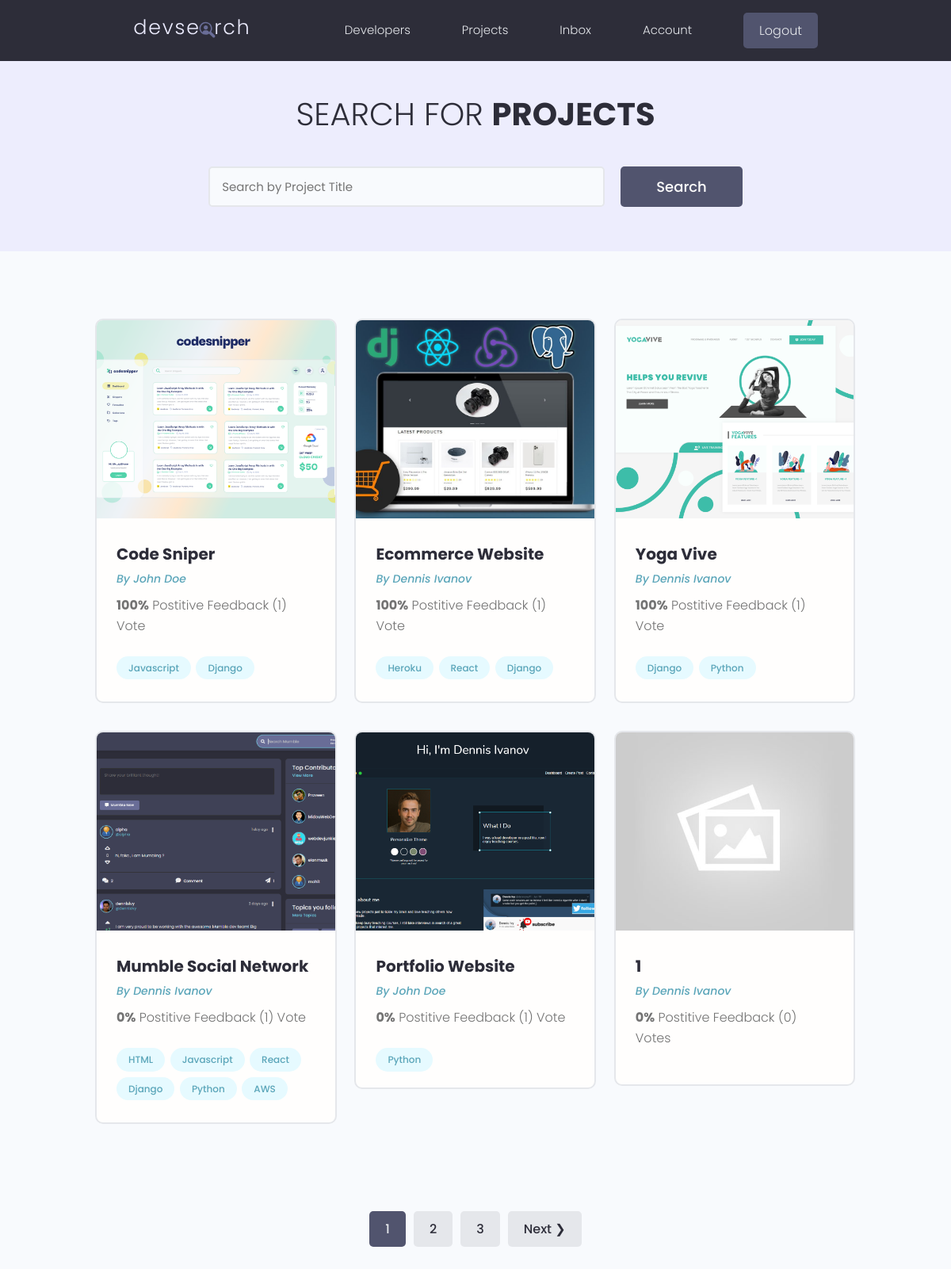
Page /projects/ (signed in) on the committed database.
### projects/models.py (models this page shows, shortened)
class Project(models.Model):
    owner = models.ForeignKey(Profile, null=True, blank=True, on_delete=models.CASCADE) # on_delete == models.CASCADE so the projects get deleted when the owner gets deleted.
    title = models.CharField(max_length=200)
    description = models.TextField(null=True, blank = True)
    featured_image = models.ImageField(null=True, blank=True, default="default.jpg") # profile picture and default image , also pip install pillow
    demo_link = models.CharField(max_length=2000, null=True, blank=True)
    source_link = models.CharField(max_length=2000, null=True , blank=True)
    tags = models.ManyToManyField('Tag',blank=True) # tag in quotes because the Tag model is below, if its above no need quotes
    vote_total = models.IntegerField(default=0,null=True,blank=True)
    vote_ratio = models.IntegerField(default=0,null=True,blank=True)
    created = models.DateTimeField(auto_now_add=True)
    id = models.UUIDField(default=uuid.uuid4, unique=True, primary_key=True, editable=False)
    class Meta:
        ordering = ['-vote_ratio','-vote_total', 'title'] #high ratio and high total will be sorted first
    @property #you can access as an attribute because you used @property method
    def imageURL(self):
        try:
            url = self.featured_image.url
        except:
            url=''
        return url

class Tag(models.Model):
    name = models.CharField(max_length=200)
    created = models.DateTimeField(auto_now_add=True)
    id = models.UUIDField(default=uuid.uuid4, unique=True, primary_key=True, editable=False)
    def __str__(self) :
        return self.name

### users/models.py (models this page shows, shortened)
class Profile(models.Model):
    user = models.OneToOneField(User, on_delete=models.CASCADE, null=True, blank=True)
    name = models.CharField(max_length=200, blank=True, null=True)
    email = models.EmailField(max_length=500, blank=True, null=True)
    username = models.CharField(max_length=200, blank=True, null=True)
    location = models.CharField(max_length=200, blank=True, null=True)
    short_intro = models.CharField(max_length=200, blank=True, null=True)
    bio = models.TextField(blank=True, null=True)
    profile_image = models.ImageField(null=True, blank=True, upload_to='profiles/', default="profiles/user-default.png") # upload it to the profiles folder under static
    social_github = models.CharField(max_length=200, blank=True, null=True)
    social_twitter = models.CharField(max_length=200, blank=True, null=True)
    social_linkedin = models.CharField(max_length=200, blank=True, null=True)
    social_youtube= models.CharField(max_length=200, blank=True, null=True)
    social_website = models.CharField(max_length=200, blank=True, null=True)
    created = models.DateTimeField(auto_now_add=True)
    id = models.UUIDField(default=uuid.uuid4, unique=True, primary_key=True, editable=False)
    class Meta:
        ordering = ['created']

### projects/views.py (the view)
# urls.py: path('projects/',views.getProjects), # get all projects
def projects(request):
    projects, search_query = searchProjects(request)
    custom_range, projects = paginateProjects(request, projects, 6)  #6 number of projects per page
    context = {'projects':projects, 'search_query':search_query,  'custom_range':custom_range}
    return render(request,'projects/projects.html',context) #appname/htmlpage

### projects/utils.py (called while the page is built)
def searchProjects(request):
    search_query = ''
    if request.GET.get('search_query'): #getting the Search value
        search_query = request.GET.get('search_query')
    tags = Tag.objects.filter(name__icontains=search_query)
    projects = Project.objects.distinct().filter(Q(title__icontains = search_query) | Q(description__icontains = search_query)|Q(owner__name__icontains = search_query) | Q(tags__in = tags)) #into parent owner-->into attribute bane
    return projects , search_query

### projects/templates/projects/projects.html (shortened to what this page needs)
{% extends 'main.html' %}
{% block content %}
<main class="projects">
    <section class="hero-section text-center">
      <div class="container container--narrow">
        <div class="hero-section__box">
          <h2>Search for <span>Projects</span></h2>
        </div>
        <div class="hero-section__search">
          <form id="searchForm" class="form" action="{% url 'projects' %}" method="get">
            <div class="form__field">
              <input class="input input--text" id="formInput#search" type="text" name="search_query"
                value="{{search_query}}" placeholder="Search by Project Title" />
            </div>
            <input class="btn btn--sub btn--lg" type="submit" value="Search" />
          </form>
        </div>
      </div>
    </section>
    <section class="projectsList">
      <div class="container">
        <div class="grid grid--three">
          {% for project in projects %}
          <div class="column">
            <div class="card project">
              <a href="{% url 'project' project.id %}" class="project">
                <img class="project__thumbnail" src="{{project.imageURL}}" alt="project thumbnail" />
                <div class="card__body">
                  <h3 class="project__title">{{project.title}}</h3>
                  <p><a class="project__author" href="{% url 'user-profile' project.owner.id %}">By {{project.owner.name}}</a></p>
                  <p class="project--rating">
                    <span style="font-weight: bold;">{{project.vote_ratio}}%</span> Postitive
                    Feedback ({{project.vote_total}}) Vote{{project.vote_total|pluralize:"s"}}
                  </p>
                  <div class="project__tags">
                    {% for tag in project.tags.all %}
                    <span class="tag tag--pill tag--main">
                      <small>{{tag}}</small>
                    </span>
                    {% endfor %}
                  </div>
                </div>
              </a>
            </div>
          </div>
          {% endfor %}
        </div>
      </div>
    </section>
    {% include 'pagination.html' with queryset=projects custom_range=custom_range %}
  </main>
{% endblock content %}

### static/styles/app.css (style rules this page uses)
:root { --color-sub: #2d2d39; }
.btn--sub { background-color: var(--color-sub-light); }
.card { border: 2px solid var(--color-light); }
img { width: 100%; }
.hero-section { height: 40vh; display: flex; align-items: center; background-color: var(--color-sub); }
.hero-section__box { margin-bottom: 4rem; }
.hero-section__box > h2, .hero-section__box > h2 > span { font-size: 4rem; color: var(--color-light); line-height: 1.3; text-transform: uppercase; }
.hero-section__box > h2 { font-weight: 300; }
.hero-section__box > h2 > span { font-weight: 700; }
.hero-section__search > .form { display: flex; align-items: center; justify-content: center; gap: 2rem; }
.hero-section__search > .form input.input--text { width: 50rem; }
.project__author { font-size: 1.4rem; font-style: italic; }
.project--rating { margin-bottom: 1.6em; margin-top: .5em; }
.projects > .hero-section { background: var(--color-sub-lighter); height: 30vh; }
.projects .hero-section__box { margin-bottom: 2.5rem; }
.projects .hero-section__box > h2 { color: var(--color-sub); }
.projects .hero-section__box > h2 > span { font-weight: 700; color: var(--color-sub); }
.projectsList { margin-top: 8rem; }
.project__thumbnail { height: 25rem; object-fit: cover; object-position: top center; }
.project__title { font-size: 2rem; font-weight: 700; color: var(--color-sub); }

### static/uikit/styles/modules/_variables.css (style rules this page uses)
:root { --color-main: #5aa5b9; --color-main-light: #e6faff; --color-sub: #3f4156; --color-sub-light: #51546e; --color-sub-lighter: #ededfd; --color-text: #737373; --color-gray: #8b8b8b; --color-light: #e5e7eb; --color-light-gray: #767676; --color-bg: #f8fafd; --color-white: #fffefd; --color-white-light: #f3f3f3; --color-success: #359e64; --color-success-bg: #def8e8; --color-error: #fc4b0b; --color-error-bg: #fff2ee; --font-base: 'Poppins', arial, helvetica, 'Segoe UI', roboto, ubuntu, sans-serif; --font-monospace: 'Fira Code', 'Courier New', courier, monospace; --font-regular: 300; --font-medium: 500; --font-bold: 700; --generic-shadow: 1px 1px 5px #00000010; --generic-transition: all 0.3s ease-in-out; }

### static/uikit/styles/modules/_base.css (style rules this page uses)
* { margin: 0; padding: 0; box-sizing: border-box; text-rendering: optimizeLegibility; color: inherit; font-size: inherit; }
html { font-size: 50%; }
@media only screen and (min-width: 480px) { html { font-size: 56.25%; } }
@media only screen and (min-width: 1200px) { html { font-size: 62.5%; } }
body { line-height: 1.6; font-weight: 400; font-size: 1.5rem; color: var(--color-text); background-color: var(--color-bg); min-height: 100vh; }

### static/uikit/styles/modules/_typography.css (style rules this page uses)
* { font-family: var(--font-base); }
h2 { font-size: 3.6rem; font-weight: var(--font-bold); }
h3 { font-size: 3.2rem; font-weight: var(--font-medium); }
p, span, strong { font-size: 1.6rem; color: var(--color-text); font-weight: var(--font-regular); }
a { padding-bottom: 2px; text-decoration: none; display: inline-block; color: var(--color-main); font-weight: var(--font-medium); }

### static/uikit/styles/modules/_utilities.css (style rules this page uses)
.container { width: 92%; max-width: 165rem; margin: 0 auto; box-sizing: border-box; }
.container--narrow { width: 92%; max-width: 120rem; }
@media screen and (min-width: 1000px) { .container { width: 90%; } }
@media screen and (min-width: 1000px) { .container--narrow { width: 85%; } }
@media screen and (min-width: 1200px) { .container { width: 80%; } }
@media screen and (min-width: 1200px) { .container--narrow { width: 72%; } }
.text-center { text-align: center; }

### static/uikit/styles/modules/_button.css (style rules this page uses)
.btn { display: inline-block; position: relative; cursor: pointer; background-color: var(--color-light); font-weight: var(--font-medium); color: var(--color-sub); text-decoration: none; padding: 1rem 2rem; border-radius: 0.5rem; border: none; width: -webkit-fit-content; width: -moz-fit-content; width: fit-content; height: -webkit-fit-content; height: -moz-fit-content; height: fit-content; font-size: 1.6rem; outline-width: 0; outline-color: transparent; -webkit-backface-visibility: hidden; backface-visibility: hidden; transition: all 0.3s ease-in-out; }
.btn--sub { background-color: var(--color-sub); color: var(--color-white); }
.btn--lg { font-size: 1.8rem; padding: 1.2rem 4.5rem; }

### static/uikit/styles/modules/_card.css (style rules this page uses)
.card { border-radius: 1rem; background-color: var(--color-white); border: 1.5px solid var(--color-light); width: auto; height: auto; margin-top: 0.5rem; margin-bottom: 0.5rem; overflow: hidden; }
.card__body, .card__header { padding: 2rem 2.5rem; }

### rows in the picture
Project: imageURL (picture), title "Code Sniper", owner.name "John Doe", vote_ratio "100", vote_total "1"
Tag: name "Javascript"
Tag: name "Django"
Project: imageURL (picture), title "Ecommerce Website", owner.name "Dennis Ivanov", vote_ratio "100", vote_total "1"
Tag: name "Heroku"
Tag: name "React"
Project: imageURL (picture), title "Yoga Vive", owner.name "Dennis Ivanov", vote_ratio "100", vote_total "1"
Tag: name "Python"
Project: imageURL (picture), title "Mumble Social Network", owner.name "Dennis Ivanov", vote_ratio "0", vote_total "1"
Tag: name "HTML"
Tag: name "AWS"
Project: imageURL (picture), title "Portfolio Website", owner.name "John Doe", vote_ratio "0", vote_total "1"
Project: imageURL (placeholder picture), title "1", owner.name "Dennis Ivanov", vote_ratio "0", vote_total "0"

### other values in the picture
{{ page }} "1"
{{ page }} "2" "3"
